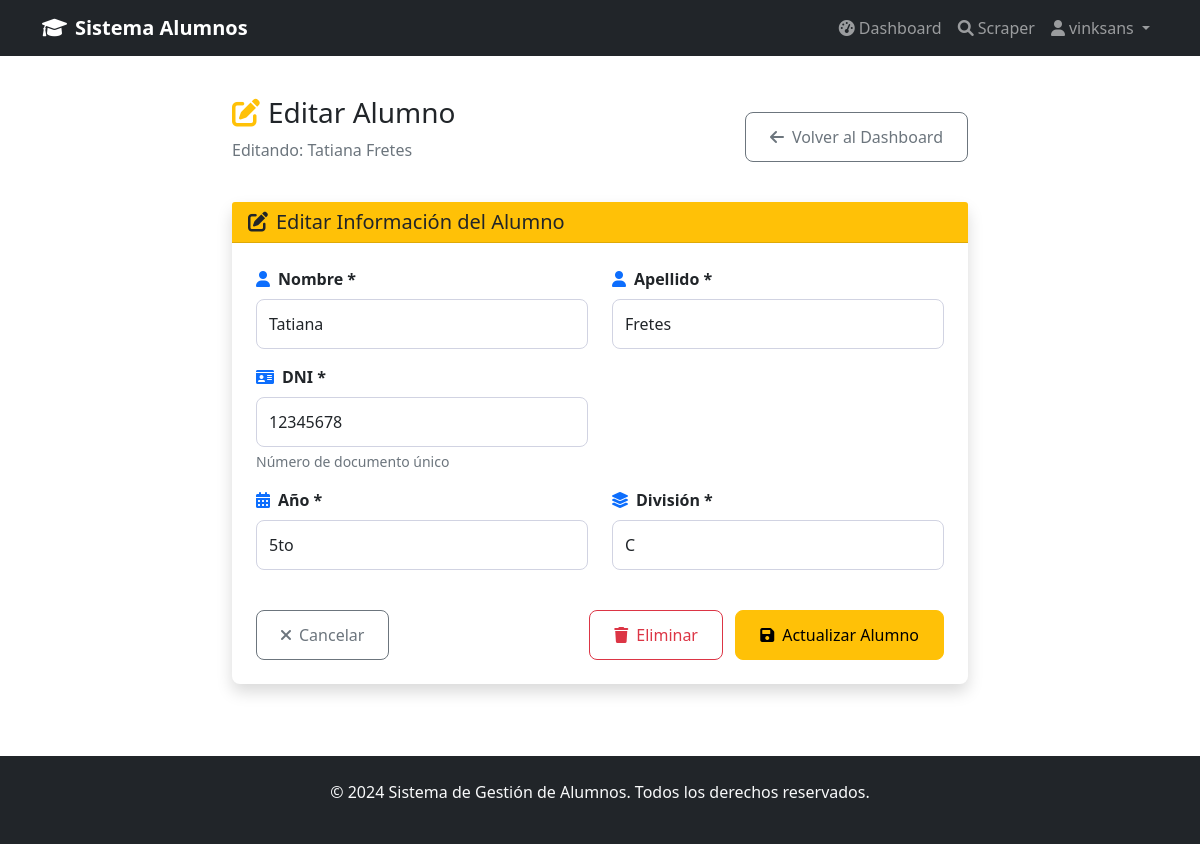
Page /alumnos/editar/2/ (signed in) on the committed database.
### alumnos/models.py (models this page shows, shortened)
class Alumno(models.Model):
    ANIOS = [
        ('primero', '1ro'),
        ('segundo', '2do'),
        ('tercero', '3ro'),
        ('cuarto', '4to'),
        ('quinto', '5to'),
        ('sexto', '6to'),
    ]
    DIVISIONES = [
        ('a', 'A'),
        ('b', 'B'),
        ('c', 'C'),
        ('d', 'D'),
        ('e', 'E'),
    ]
    usuario = models.ForeignKey(User, on_delete=models.CASCADE)
    nombre = models.CharField(max_length=100)
    apellido = models.CharField(max_length=100)
    dni = models.CharField(max_length=20, unique=True)
    anio = models.CharField(max_length=10, choices=ANIOS)
    division = models.CharField(max_length=1, choices=DIVISIONES)
    fecha_creacion = models.DateTimeField(auto_now_add=True)
    fecha_actualizacion = models.DateTimeField(auto_now=True)
    class Meta:
        ordering = ['anio', 'division', 'apellido', 'nombre']

### alumnos/views.py (the view)
# urls.py: path('editar/<int:pk>/', views.editar_alumno, name='editar_alumno'),
@login_required
def editar_alumno(request, pk):
    alumno = get_object_or_404(Alumno, pk=pk, usuario=request.user)
    if request.method == 'POST':
        form = AlumnoForm(request.POST, instance=alumno)
        if form.is_valid():
            alumno_actualizado = form.save()
            messages.success(request, f'Alumno {alumno_actualizado.nombre_completo} actualizado exitosamente.')
            return redirect('alumnos:dashboard')
    else:
        form = AlumnoForm(instance=alumno)
    return render(request, 'alumnos/editar_alumno.html', {
        'form': form,
        'alumno': alumno
    })

### alumnos/forms.py
class AlumnoForm(forms.ModelForm):
    class Meta:
        model = Alumno
        fields = ['nombre', 'apellido', 'dni', 'anio', 'division']
        widgets = {
            'nombre': forms.TextInput(attrs={
                'class': 'form-control',
                'placeholder': 'Nombre del alumno'
            }),
            'apellido': forms.TextInput(attrs={
                'class': 'form-control',
                'placeholder': 'Apellido del alumno'
            }),
            'dni': forms.TextInput(attrs={
                'class': 'form-control',
                'placeholder': 'Número de DNI'
            }),
            'anio': forms.Select(attrs={
                'class': 'form-control'
            }),
            'division': forms.Select(attrs={
                'class': 'form-control'
            }),
        }
        labels = {
            'nombre': 'Nombre',
            'apellido': 'Apellido',
            'dni': 'DNI',
            'anio': 'Año',
            'division': 'División',
        }

### templates/alumnos/editar_alumno.html (shortened to what this page needs)
{% extends 'base.html' %}
{% block content %}
<div class="container py-4">
    <div class="row justify-content-center">
        <div class="col-lg-8">
            <div class="d-flex justify-content-between align-items-center mb-4">
                <div>
                    <h1 class="h3 mb-2">
                        <i class="fas fa-edit me-2 text-warning"></i>Editar Alumno
                    </h1>
                    <p class="text-muted">Editando: {{ alumno.nombre }} {{ alumno.apellido }}</p>
                </div>
                <a href="{% url 'alumnos:dashboard' %}" class="btn btn-outline-secondary">
                    <i class="fas fa-arrow-left me-2"></i>Volver al Dashboard
                </a>
            </div>
            <div class="card shadow">
                <div class="card-header bg-warning text-dark">
                    <h5 class="card-title mb-0">
                        <i class="fas fa-edit me-2"></i>Editar Información del Alumno
                    </h5>
                </div>
                <div class="card-body p-4">
                    <form method="post" novalidate>
                        <div class="row">
                            <div class="col-md-6 mb-3">
                                <label for="{{ form.nombre.id_for_label }}" class="form-label fw-bold">
                                    <i class="fas fa-user me-2 text-primary"></i>Nombre *
                                </label>
                                {{ form.nombre }}
                            </div>
                            <div class="col-md-6 mb-3">
                                <label for="{{ form.apellido.id_for_label }}" class="form-label fw-bold">
                                    <i class="fas fa-user me-2 text-primary"></i>Apellido *
                                </label>
                                {{ form.apellido }}
                            </div>
                        </div>
                        <div class="row">
                            <div class="col-md-6 mb-3">
                                <label for="{{ form.dni.id_for_label }}" class="form-label fw-bold">
                                    <i class="fas fa-id-card me-2 text-primary"></i>DNI *
                                </label>
                                {{ form.dni }}
                                <div class="form-text">Número de documento único</div>
                            </div>
                        </div>
                        <div class="row">
                            <div class="col-md-6 mb-3">
                                <label for="{{ form.anio.id_for_label }}" class="form-label fw-bold">
                                    <i class="fas fa-calendar-alt me-2 text-primary"></i>Año *
                                </label>
                                {{ form.anio }}
                            </div>
                            <div class="col-md-6 mb-3">
                                <label for="{{ form.division.id_for_label }}" class="form-label fw-bold">
                                    <i class="fas fa-layer-group me-2 text-primary"></i>División *
                                </label>
                                {{ form.division }}
                            </div>
                        </div>
                        <div class="row mt-4">
                            <div class="col-12">
                                <div class="d-flex justify-content-between">
                                    <a href="{% url 'alumnos:dashboard' %}" class="btn btn-outline-secondary">
                                        <i class="fas fa-times me-2"></i>Cancelar
                                    </a>
                                    <div>
                                        <a href="{% url 'alumnos:eliminar_alumno' alumno.pk %}" class="btn btn-outline-danger me-2">
                                            <i class="fas fa-trash me-2"></i>Eliminar
                                        </a>
                                        <button type="submit" class="btn btn-warning">
                                            <i class="fas fa-save me-2"></i>Actualizar Alumno
                                        </button>
                                    </div>
                                </div>
                            </div>
                        </div>
                    </form>
                </div>
            </div>
        </div>
    </div>
</div>
{% endblock %}

### templates/base.html (shortened to what this page needs)
<!DOCTYPE html>
<html lang="es">
<head>
    <link href="https://cdn.jsdelivr.net/npm/bootstrap@5.1.3/dist/css/bootstrap.min.css" rel="stylesheet">
    <link href="https://cdnjs.cloudflare.com/ajax/libs/font-awesome/6.0.0/css/all.min.css" rel="stylesheet">
</head>
<body>
    <nav class="navbar navbar-expand-lg navbar-dark bg-dark">
        <div class="container">
            <a class="navbar-brand" href="{% url 'home' %}">
                <i class="fas fa-graduation-cap me-2"></i>Sistema Alumnos
            </a>
            <div class="collapse navbar-collapse" id="navbarNav">
                <ul class="navbar-nav ms-auto">
                    {% if user.is_authenticated %}
                        <li class="nav-item">
                            <a class="nav-link" href="{% url 'alumnos:dashboard' %}">
                                <i class="fas fa-tachometer-alt me-1"></i>Dashboard
                            </a>
                        </li>
                        <li class="nav-item">
                            <a class="nav-link" href="/scraper/">
                                <i class="fas fa-search me-1"></i>Scraper
                            </a>
                        </li>
                        <li class="nav-item dropdown">
                            <a class="nav-link dropdown-toggle" href="#" id="navbarDropdown" role="button" data-bs-toggle="dropdown">
                                <i class="fas fa-user me-1"></i>{{ user.username }}
                            </a>
                        </li>
                    {% endif %}
                </ul>
            </div>
        </div>
    </nav>
    <main>
        {% block content %}
        {% endblock %}
    </main>
    <footer class="bg-dark text-light mt-5 py-4">
        <div class="container text-center">
            <p>&copy; 2024 Sistema de Gestión de Alumnos. Todos los derechos reservados.</p>
        </div>
    </footer>
</body>
</html>

### templates/base.html (style rules this page uses)
.navbar-brand { font-weight: bold; }

### templates/alumnos/editar_alumno.html (style rules this page uses)
.form-control, .form-select { border-radius: 0.5rem; padding: 0.75rem; border: 1px solid #d1d3e2; }
.card { border: none; border-radius: 0.5rem; }
.btn { border-radius: 0.5rem; padding: 0.75rem 1.5rem; }

### rows in the picture
Alumno: nombre "Tatiana", apellido "Fretes", dni "12345678", anio "5to", division "C"

### other values in the picture
{{ user.username }} "vinksans"
